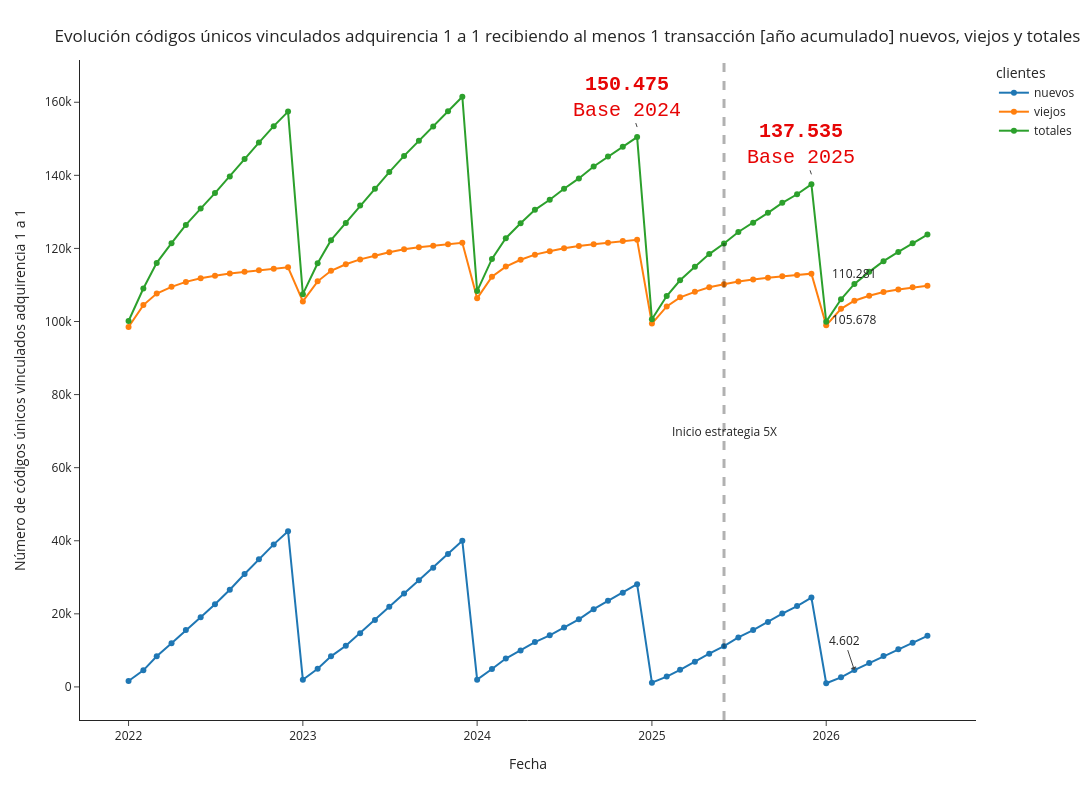

The cell this chart's notebook holds for it:
### Markdown cell above
# Cifras en perspectiva histórica, metas y proyecciones

### Code cell
df_plot1 = df[['fecha_ymd2', 'num_vinc_new_uso_cumsum_ym']]
df_plot1.columns = ['fecha', 'cantidad_clientes']
df_plot1['clientes'] = 'nuevos'
df_plot2 = df[['fecha_ymd2', 'num_vinc_old_uso_cumsum_ym']]
df_plot2.columns = ['fecha', 'cantidad_clientes']
df_plot2['clientes'] = 'viejos'
df_plot3 = df[['fecha_ymd2', 'num_vinc_all_uso_cumsum_ym']]
df_plot3.columns = ['fecha', 'cantidad_clientes']
df_plot3['clientes'] = 'totales'

# df_plot = pd.concat([df_plot1[:35], df_plot2[:35], df_plot3[:35]])
df_plot = pd.concat([df_plot1, df_plot2, df_plot3])

fig = px.line(df_plot, x="fecha", y="cantidad_clientes", color='clientes',markers=True, template='simple_white', width=1600, height=800)
fig.add_vline(x='2025-06-01', line_width=3, line_dash="dash")
fig.update_layout(
    title={
        'text': "Evolución códigos únicos vinculados adquirencia 1 a 1 recibiendo al menos 1 transacción [año acumulado] nuevos, viejos y totales",
        'xanchor': 'left',
        'yanchor': 'top'},
    xaxis=dict(
            title=dict(
                text="Fecha"
            )),
    yaxis=dict(
            title=dict(
                text="Número de códigos únicos vinculados adquirencia 1 a 1"
            ))
)
fig.add_annotation(x='2025-06-01', y=70000,
            text="Inicio estrategia 5X",
            showarrow=False,
            arrowhead=1)
fig.add_annotation(x='2026-03-01', y=110281,
            text="110.281",
            showarrow=False,
            yshift=10)
fig.add_annotation(x='2024-12-01', y=150475,
            text="<b>150.475</b><br>Base 2024",
            yshift=10,
            font=dict(
            family="Courier New, monospace",
            size=20,
            color="#E60505"
            ))
fig.add_annotation(x='2025-12-01', y=137535,
            text="<b>137.535</b><br>Base 2025",
            yshift=10,
            font=dict(
            family="Courier New, monospace",
            size=20,
            color="#E60505"
            ))
fig.add_annotation(x='2026-03-01', y=105678,
            text="105.678",
            showarrow=False,
            yshift=-19)
fig.add_annotation(x='2026-03-01', y=4602,
            text="4.602",
            showarrow=True,
            arrowhead=1)
fig.show()

### Figure 1 — Plotly figure (JSON) as saved in the notebook; plotly's stock layout.template omitted (floating-point values rounded to 4 significant figures)
{"data": [{"hovertemplate": "clientes=nuevos<br>fecha=%{x}<br>cantidad_clientes=%{y}<extra></extra>", "legendgroup": "nuevos", "line": {"color": "#1F77B4", "dash": "solid"}, "marker": {"symbol": "circle"}, "mode": "markers+lines", "name": "nuevos", "orientation": "v", "showlegend": true, "type": "scatter", "x": ["2026-08-01T00:00:00", "2026-07-01T00:00:00", "2026-06-01T00:00:00", "2026-05-01T00:00:00", "2026-04-01T00:00:00", "2026-03-01T00:00:00", "2026-02-01T00:00:00", "2026-01-01T00:00:00", "2025-12-01T00:00:00", "2025-11-01T00:00:00", "2025-10-01T00:00:00", "2025-09-01T00:00:00", "2025-08-01T00:00:00", "2025-07-01T00:00:00", "2025-06-01T00:00:00", "2025-05-01T00:00:00", "2025-04-01T00:00:00", "2025-03-01T00:00:00", "2025-02-01T00:00:00", "2025-01-01T00:00:00", "2024-12-01T00:00:00", "2024-11-01T00:00:00", "2024-10-01T00:00:00", "2024-09-01T00:00:00", "2024-08-01T00:00:00", "2024-07-01T00:00:00", "2024-06-01T00:00:00", "2024-05-01T00:00:00", "2024-04-01T00:00:00", "2024-03-01T00:00:00", "2024-02-01T00:00:00", "2024-01-01T00:00:00", "2023-12-01T00:00:00", "2023-11-01T00:00:00", "2023-10-01T00:00:00", "2023-09-01T00:00:00", "2023-08-01T00:00:00", "2023-07-01T00:00:00", "2023-06-01T00:00:00", "2023-05-01T00:00:00", "2023-04-01T00:00:00", "2023-03-01T00:00:00", "2023-02-01T00:00:00", "2023-01-01T00:00:00", "2022-12-01T00:00:00", "2022-11-01T00:00:00", "2022-10-01T00:00:00", "2022-09-01T00:00:00", "2022-08-01T00:00:00", "2022-07-01T00:00:00", "2022-06-01T00:00:00", "2022-05-01T00:00:00", "2022-04-01T00:00:00", "2022-03-01T00:00:00", "2022-02-01T00:00:00", "2022-01-01T00:00:00"], "xaxis": "x", "y": [13971, 12093, 10280, 8447, 6523, 4602, 2617, 1004, 24455, 22119, 20079, 17741, 15543, 13549, 11155, 9084, 6861, 4674, 2828, 1159, 28109, 25789, 23547, 21278, 18489, 16281, 14112, 12260, 9995, 7763, 4888, 1985, 39969, 36374, 32585, 29174, 25578, 21917, 18330, 14716, 11281, 8370, 4945, 1975, 42597, 39008, 34928, 30883, 26588, 22607, 19087, 15602, 11960, 8402, 4531, 1628], "yaxis": "y"}, {"hovertemplate": "clientes=viejos<br>fecha=%{x}<br>cantidad_clientes=%{y}<extra></extra>", "legendgroup": "viejos", "line": {"color": "#FF7F0E", "dash": "solid"}, "marker": {"symbol": "circle"}, "mode": "markers+lines", "name": "viejos", "orientation": "v", "showlegend": true, "type": "scatter", "x": ["2026-08-01T00:00:00", "2026-07-01T00:00:00", "2026-06-01T00:00:00", "2026-05-01T00:00:00", "2026-04-01T00:00:00", "2026-03-01T00:00:00", "2026-02-01T00:00:00", "2026-01-01T00:00:00", "2025-12-01T00:00:00", "2025-11-01T00:00:00", "2025-10-01T00:00:00", "2025-09-01T00:00:00", "2025-08-01T00:00:00", "2025-07-01T00:00:00", "2025-06-01T00:00:00", "2025-05-01T00:00:00", "2025-04-01T00:00:00", "2025-03-01T00:00:00", "2025-02-01T00:00:00", "2025-01-01T00:00:00", "2024-12-01T00:00:00", "2024-11-01T00:00:00", "2024-10-01T00:00:00", "2024-09-01T00:00:00", "2024-08-01T00:00:00", "2024-07-01T00:00:00", "2024-06-01T00:00:00", "2024-05-01T00:00:00", "2024-04-01T00:00:00", "2024-03-01T00:00:00", "2024-02-01T00:00:00", "2024-01-01T00:00:00", "2023-12-01T00:00:00", "2023-11-01T00:00:00", "2023-10-01T00:00:00", "2023-09-01T00:00:00", "2023-08-01T00:00:00", "2023-07-01T00:00:00", "2023-06-01T00:00:00", "2023-05-01T00:00:00", "2023-04-01T00:00:00", "2023-03-01T00:00:00", "2023-02-01T00:00:00", "2023-01-01T00:00:00", "2022-12-01T00:00:00", "2022-11-01T00:00:00", "2022-10-01T00:00:00", "2022-09-01T00:00:00", "2022-08-01T00:00:00", "2022-07-01T00:00:00", "2022-06-01T00:00:00", "2022-05-01T00:00:00", "2022-04-01T00:00:00", "2022-03-01T00:00:00", "2022-02-01T00:00:00", "2022-01-01T00:00:00"], "xaxis": "x", "y": [109803, 109345, 108755, 108073, 107059, 105678, 103470, 98960, 113080, 112697, 112384, 111995, 111498, 110935, 110174, 109362, 108111, 106615, 104133, 99434, 122366, 122024, 121582, 121138, 120662, 120039, 119205, 118299, 116888, 115020, 112247, 106338, 121536, 121172, 120746, 120319, 119743, 118972, 118009, 116996, 115676, 113892, 110993, 105502, 114848, 114448, 114037, 113595, 113115, 112524, 111816, 110837, 109488, 107634, 104493, 98510], "yaxis": "y"}, {"hovertemplate": "clientes=totales<br>fecha=%{x}<br>cantidad_clientes=%{y}<extra></extra>", "legendgroup": "totales", "line": {"color": "#2CA02C", "dash": "solid"}, "marker": {"symbol": "circle"}, "mode": "markers+lines", "name": "totales", "orientation": "v", "showlegend": true, "type": "scatter", "x": ["2026-08-01T00:00:00", "2026-07-01T00:00:00", "2026-06-01T00:00:00", "2026-05-01T00:00:00", "2026-04-01T00:00:00", "2026-03-01T00:00:00", "2026-02-01T00:00:00", "2026-01-01T00:00:00", "2025-12-01T00:00:00", "2025-11-01T00:00:00", "2025-10-01T00:00:00", "2025-09-01T00:00:00", "2025-08-01T00:00:00", "2025-07-01T00:00:00", "2025-06-01T00:00:00", "2025-05-01T00:00:00", "2025-04-01T00:00:00", "2025-03-01T00:00:00", "2025-02-01T00:00:00", "2025-01-01T00:00:00", "2024-12-01T00:00:00", "2024-11-01T00:00:00", "2024-10-01T00:00:00", "2024-09-01T00:00:00", "2024-08-01T00:00:00", "2024-07-01T00:00:00", "2024-06-01T00:00:00", "2024-05-01T00:00:00", "2024-04-01T00:00:00", "2024-03-01T00:00:00", "2024-02-01T00:00:00", "2024-01-01T00:00:00", "2023-12-01T00:00:00", "2023-11-01T00:00:00", "2023-10-01T00:00:00", "2023-09-01T00:00:00", "2023-08-01T00:00:00", "2023-07-01T00:00:00", "2023-06-01T00:00:00", "2023-05-01T00:00:00", "2023-04-01T00:00:00", "2023-03-01T00:00:00", "2023-02-01T00:00:00", "2023-01-01T00:00:00", "2022-12-01T00:00:00", "2022-11-01T00:00:00", "2022-10-01T00:00:00", "2022-09-01T00:00:00", "2022-08-01T00:00:00", "2022-07-01T00:00:00", "2022-06-01T00:00:00", "2022-05-01T00:00:00", "2022-04-01T00:00:00", "2022-03-01T00:00:00", "2022-02-01T00:00:00", "2022-01-01T00:00:00"], "xaxis": "x", "y": [123775, 121439, 119036, 116521, 113583, 110281, 106088, 99964, 137535, 134816, 132463, 129736, 127041, 124484, 121329, 118446, 114972, 111289, 106961, 100593, 150475, 147813, 145129, 142416, 139151, 136320, 133317, 130559, 126883, 122783, 117135, 108323, 161505, 157546, 153331, 149493, 145321, 140889, 136339, 131712, 126957, 122262, 115938, 107477, 157445, 153457, 148966, 144479, 139704, 135132, 130903, 126439, 121448, 116036, 109024, 100138], "yaxis": "y"}], "layout": {"annotations": [{"arrowhead": 1, "showarrow": false, "text": "Inicio estrategia 5X", "x": "2025-06-01", "y": 70000}, {"showarrow": false, "text": "110.281", "x": "2026-03-01", "y": 110281, "yshift": 10}, {"font": {"color": "#E60505", "family": "Courier New, monospace", "size": 20}, "text": "<b>150.475</b><br>Base 2024", "x": "2024-12-01", "y": 150475, "yshift": 10}, {"font": {"color": "#E60505", "family": "Courier New, monospace", "size": 20}, "text": "<b>137.535</b><br>Base 2025", "x": "2025-12-01", "y": 137535, "yshift": 10}, {"showarrow": false, "text": "105.678", "x": "2026-03-01", "y": 105678, "yshift": -19}, {"arrowhead": 1, "showarrow": true, "text": "4.602", "x": "2026-03-01", "y": 4602}], "height": 800, "legend": {"title": {"text": "clientes"}, "tracegroupgap": 0}, "margin": {"t": 60}, "shapes": [{"line": {"dash": "dash", "width": 3}, "type": "line", "x0": "2025-06-01", "x1": "2025-06-01", "xref": "x", "y0": 0, "y1": 1, "yref": "y domain"}], "title": {"text": "Evolución códigos únicos vinculados adquirencia 1 a 1 recibiendo al menos 1 transacción [año acumulado] nuevos, viejos y totales", "xanchor": "left", "yanchor": "top"}, "width": 1600, "xaxis": {"anchor": "y", "domain": [0, 1], "title": {"text": "Fecha"}}, "yaxis": {"anchor": "x", "domain": [0, 1], "title": {"text": "Número de códigos únicos vinculados adquirencia 1 a 1"}}}}
